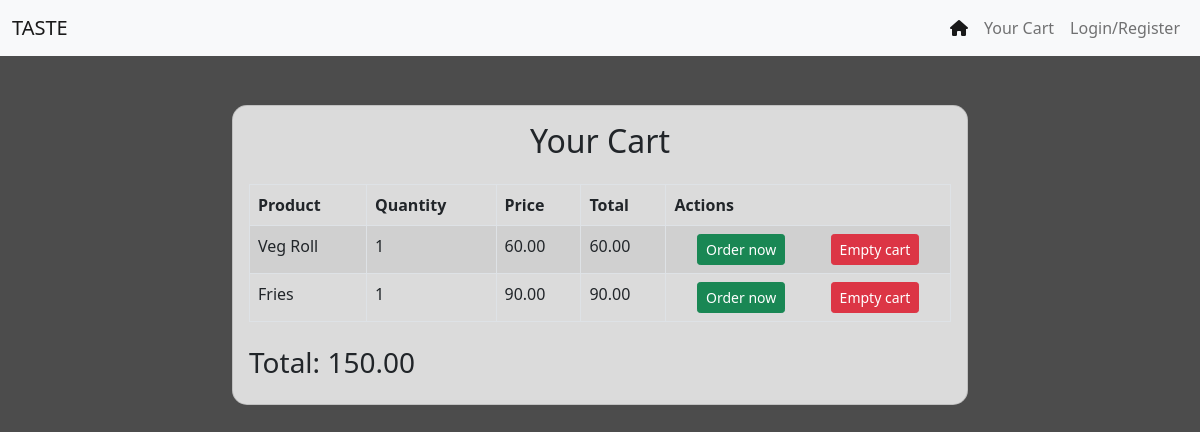
Screenshot of /app/cart/ (signed in) with the database file from the repository.
### myapp/models.py (models this page shows, shortened)
class CartItem(models.Model):
    user = models.ForeignKey(settings.AUTH_USER_MODEL, on_delete=models.CASCADE)
    product = models.ForeignKey('Product', on_delete=models.CASCADE)
    quantity = models.PositiveIntegerField(default=1)
    @property
    def total_price(self):
        return self.quantity * self.product.price

class Product(models.Model):
    image = models.ImageField(upload_to='product/', blank=True, null=True)
    name = models.CharField(max_length=255)
    price = models.DecimalField(max_digits=10, decimal_places=2)

### myapp/views.py (the view)
# urls.py: path('cart/',view_cart, name='view_cart'),
def view_cart(request):
    cart_items = CartItem.objects.filter(user=request.user)
    total = sum(item.total_price for item in cart_items)
    return render(request, 'cart.html', {'cart_items': cart_items, 'total': total})

### myapp/templates/cart.html (shortened to what this page needs)
 {% include 'base.html' %}
 <body style="background-image: url('https://images.pexels.com/photos/70497/pexels-photo-70497.jpeg?auto=compress&cs=tinysrgb&w=1260&h=750&dpr=1'); background-repeat: no-repeat; background-size: cover;">
     <div class="c" style="min-height: 100vh; padding-top: 1px; background-color: rgba(0, 0, 0, 0.7);">
         <div class="container py-5">
             <div class="row justify-content-center">
                 <div class="col-12 col-md-10 col-lg-8">
                     <div class="card" style="background-color: rgba(255, 255, 255, 0.8); border-radius: 15px;">
                         <div class="card-body">
                             <h2 class="mb-4 text-center">Your Cart</h2>
                             <table class="table table-striped table-bordered">
                                 <thead>
                                     <tr>
                                         <th>Product</th>
                                         <th>Quantity</th>
                                         <th>Price</th>
                                         <th>Total</th>
                                         <th>Actions</th>
                                     </tr>
                                 </thead>
                                 <tbody>
                                     {% for item in cart_items %}
                                     <tr>
                                         <td>{{ item.product.name }}</td>
                                         <td>{{ item.quantity }}</td>
                                         <td>{{ item.product.price }}</td>
                                         <td>{{ item.total_price }}</td>
                                         <td>
                                             <div class="d-flex justify-content-around">
                                                 <form action="" method="post" class="d-inline">
                                                     <button type="submit" class="btn btn-success btn-sm">Order now</button>
                                                 </form>
                                                 <form action="{% url 'remove_from_cart' item.product.id %}" method="post" class="d-inline">
                                                     <button type="submit" class="btn btn-danger btn-sm">Empty cart</button>
                                                 </form>
                                             </div>
                                         </td>
                                     </tr>
                                     {% endfor %}
                                 </tbody>
                             </table>
                             <h3 class="text-right mt-4">Total: {{ total }}</h3>
                         </div>
                     </div>
                 </div>
             </div>
         </div>
     </div>
 </body>

### rows the page displays
CartItem: product.name "Veg Roll", quantity "1", product.price "60.00", total_price "60.00"
CartItem: product.name "Fries", quantity "1", product.price "90.00", total_price "90.00"

### other values shown
{{ total }} "150.00"
